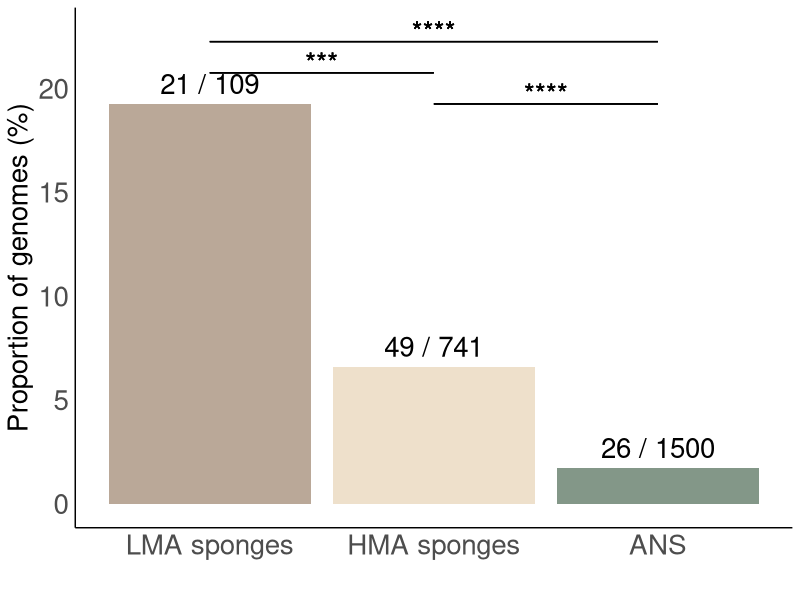
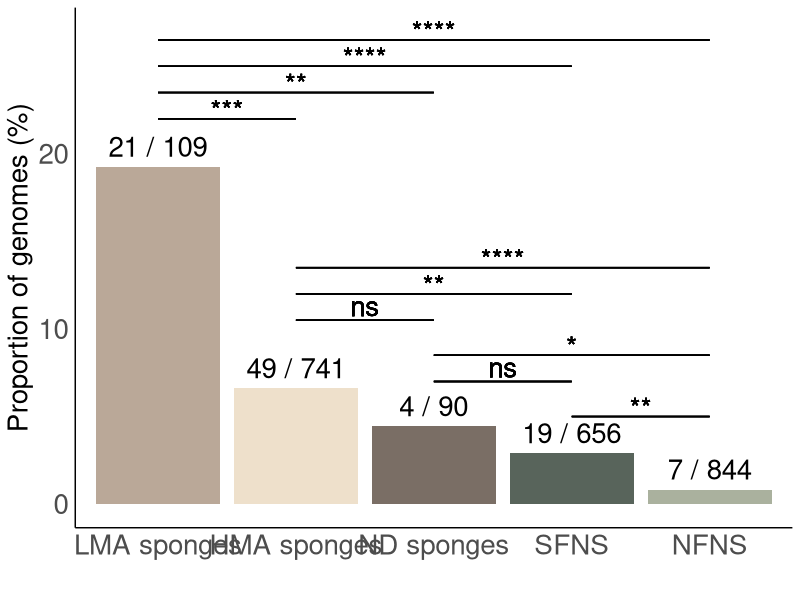

These charts were generated, in order, by the following R code:
library(ggplot2)
library(dplyr)

# Create the data frame
data <- data.frame(
  Group = c("ANS", "HMA sponges", "LMA sponges"),
  Total = c(1500, 741, 109),
  With_cluster = c(26, 49, 21),
  Color = c("#839788", "#EEE0CB", "#BAA898")  # Colors for each group
)

# Add columns with percentages and labels
data <- data %>%
  mutate(Percentage = (With_cluster / Total) * 100,
         Label = paste(With_cluster, "/", Total))  # Label format

# Create the plot
p <- ggplot(data, aes(x = reorder(Group, -Percentage), y = Percentage, fill = Group)) +
  geom_col(aes(fill = Color), show.legend = FALSE) +  # Different colors for bars, no legend
  geom_text(aes(label = Label), 
            vjust = -0.5, size = 7) +  # Number of clusters above the bars
  scale_fill_identity() +  # Use defined colors without legend
  labs(x = "", y = "Proportion of genomes (%)") +  # Axis labels
  geom_segment(aes(x = 1, xend = 2, y = max(data$Percentage) + 1.5, yend = max(data$Percentage) + 1.5), size = 0.5) +  # Line between bar 1 and 2
  geom_segment(aes(x = 2, xend = 3, y = max(data$Percentage), yend = max(data$Percentage)), size = 0.5) +  # Line between bar 2 and 3
  geom_segment(aes(x = 1, xend = 3, y = max(data$Percentage) + 3, yend = max(data$Percentage) + 3), size = 0.47) +  # Line between bar 1 and 3
  geom_text(aes(x = 1.5, y = max(data$Percentage) + 2, label = "***"), size = 7) +  # Three asterisks between 1 and 2
  geom_text(aes(x = 2.5, y = max(data$Percentage) + 0.5, label = "****"), size = 7) +  # Four asterisks between 2 and 3
  geom_text(aes(x = 2, y = max(data$Percentage) + 3.5, label = "****"), size = 7) +  # Four asterisks between 1 and 3
  theme_minimal() +
  theme(axis.text.x = element_text(angle = 0, hjust = 0.5, size = 20),  # Larger X-axis text
        axis.text.y = element_text(size = 20),  # Larger Y-axis text
        axis.title = element_text(size = 20),  # Larger axis titles
        panel.grid = element_blank(),  # Remove grid
        panel.border = element_blank(),  # Remove top and right borders
        axis.line.x = element_line(color = "black"),  # X-axis line
        axis.line.y = element_line(color = "black"))  # Y-axis line

# Save the plot as SVG
ggsave("Desktop/sulfoacetate/figure_2b.svg", plot = p, width = 8, height = 8, dpi = 600)


# Fisher's exact tests
fisher.test(matrix(c(21, 109, 49, 741), nrow = 2, byrow = TRUE))
fisher.test(matrix(c(21, 109, 26, 1500), nrow = 2, byrow = TRUE))
fisher.test(matrix(c(49, 741, 26, 1500), nrow = 2, byrow = TRUE))

################################Supplementary

library(ggplot2)
library(dplyr)

# Create the data frame
data <- data.frame(
  Group = c("SFNS", "NFNS", "HMA sponges", "LMA sponges", "ND sponges"),
  Total = c(656, 844, 741, 109, 90),
  With_cluster = c(19, 7, 49, 21, 4),
  Color = c("#58645b", "#aab19e", "#EEE0CB", "#BAA898", "#7a6e65")  # Colors for each group
)

# Add columns with percentages and labels
data <- data %>%
  mutate(Percentage = (With_cluster / Total) * 100,
         Label = paste(With_cluster, "/", Total))  # Label format

# Create the plot
p <- ggplot(data, aes(x = reorder(Group, -Percentage), y = Percentage, fill = Group)) +
  geom_col(aes(fill = Color), show.legend = FALSE) +  # Different colors for bars, no legend
  geom_text(aes(label = Label), 
            vjust = -0.5, size = 7) +  # Number of clusters above the bars
  scale_fill_identity() +  # Use defined colors without legend
  labs(x = "", y = "Proportion of genomes (%)") +  # Axis labels
  geom_segment(aes(x = 1, xend = 2, y = 22, yend = 22), size = 0.5) + 
  geom_segment(aes(x = 1, xend = 3, y = 23.5, yend = 23.5), size = 0.5) + 
  geom_segment(aes(x = 1, xend = 4, y = 25, yend = 25), size = 0.5) + 
  geom_segment(aes(x = 1, xend = 5, y = 26.5, yend = 26.5), size = 0.5) + 
  geom_segment(aes(x = 2, xend = 3, y = 10.5, yend = 10.5), size = 0.5) + 
  geom_segment(aes(x = 2, xend = 4, y = 12, yend = 12), size = 0.5) + 
  geom_segment(aes(x = 2, xend = 5, y = 13.5, yend = 13.5), size = 0.5) + 
  geom_segment(aes(x = 3, xend = 4, y = 7, yend = 7), size = 0.5) + 
  geom_segment(aes(x = 3, xend = 5, y = 8.5, yend = 8.5), size = 0.5) +
  geom_segment(aes(x = 4, xend = 5, y = 5, yend = 5), size = 0.5) +
  geom_text(aes(x = 1.5, y = 22.5, label = "***"), size = 7) + 
  geom_text(aes(x = 2, y = 24, label = "**"), size = 7) + 
  geom_text(aes(x = 2.5, y = 25.5, label = "****"), size = 7) + 
  geom_text(aes(x = 3.0, y = 27, label = "****"), size = 7) + 
  geom_text(aes(x = 2.5, y = 11.3, label = "ns"), size = 7) + 
  geom_text(aes(x = 3, y = 12.5, label = "**"), size = 7) + 
  geom_text(aes(x = 3.5, y = 14, label = "****"), size = 7) + 
  geom_text(aes(x = 3.5, y = 7.8, label = "ns"), size = 7) + 
  geom_text(aes(x = 4, y = 9, label = "*"), size = 7) + 
  geom_text(aes(x = 4.5, y = 5.5, label = "**"), size = 7) + 
  
  theme_minimal() +
  theme(axis.text.x = element_text(angle = 0, hjust = 0.5, size = 20),  # Larger X-axis text
        axis.text.y = element_text(size = 20),  # Larger Y-axis text
        axis.title = element_text(size = 20),  # Larger axis titles
        panel.grid = element_blank(),  # Remove grid
        panel.border = element_blank(),  # Remove top and right borders
        axis.line.x = element_line(color = "black"),  # X-axis line
        axis.line.y = element_line(color = "black"))  # Y-axis line

# Save the plot as SVG
ggsave("Desktop/sulfoacetate/figure_2a.svg", plot = p, width = 10, height = 10, dpi = 600)

# Fisher's exact tests
fisher.test(matrix(c(21, 109, 49, 741), nrow = 2, byrow = TRUE))
fisher.test(matrix(c(21, 109, 4, 90), nrow = 2, byrow = TRUE))
fisher.test(matrix(c(21, 109, 19, 656), nrow = 2, byrow = TRUE))
fisher.test(matrix(c(21, 109, 7, 844), nrow = 2, byrow = TRUE))

fisher.test(matrix(c(49, 741, 4, 90), nrow = 2, byrow = TRUE))
fisher.test(matrix(c(49, 741, 19, 656), nrow = 2, byrow = TRUE))
fisher.test(matrix(c(49, 741, 7, 844), nrow = 2, byrow = TRUE))

fisher.test(matrix(c(4, 90, 19, 656), nrow = 2, byrow = TRUE))
fisher.test(matrix(c(4, 90, 7, 844), nrow = 2, byrow = TRUE))

fisher.test(matrix(c(19, 656, 7, 844), nrow = 2, byrow = TRUE))